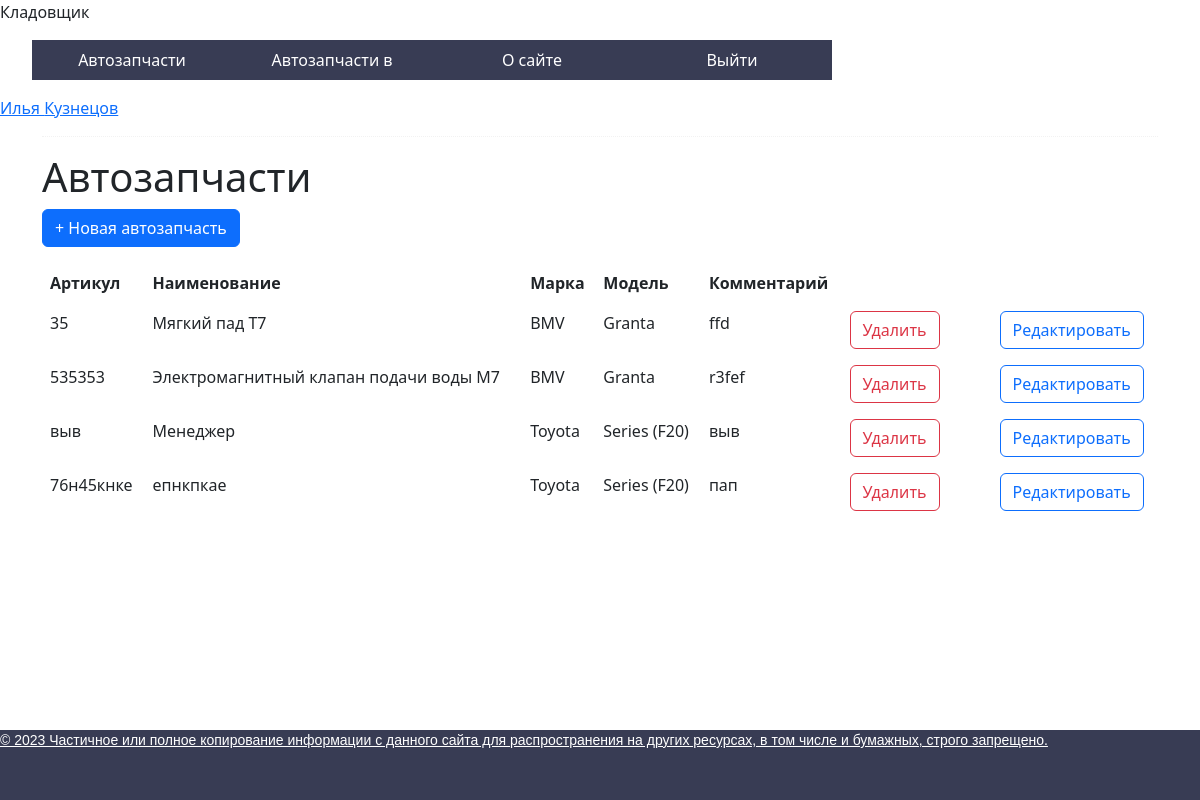
/storekeeper/auto_parts/ (signed in), run on the app's committed database.
### autodocapp/models.py (models this page shows, shortened)
class CustomUser(AbstractUser):
    ROLES = (
        ('administrator', "Администратор"),
        ('manager', "Менеджер"),
        ('storekeeper', "Кладовщик"),
        ('salesman', "Продавец"),
        ('director', "Директор")
    )
    surname = models.CharField(max_length=30, verbose_name='Фамилия')
    last_name = models.CharField(max_length=30, verbose_name='Отчество')
    birth_date = models.DateField(verbose_name='Дата рождения', null=True)
    photo = models.ImageField(upload_to="photos/%Y/%m/%d/", verbose_name='Фотография')
    role = models.CharField(default='salesman', max_length=50, choices=ROLES, verbose_name='Роль')

class AutoParts (models.Model):
    vendor_code = models.CharField(max_length=20, verbose_name='Артикул')
    name = models.CharField(max_length=20, verbose_name='Наименование')
    id_brand_and_models = models.ForeignKey('BrandsAndModels', on_delete=models.PROTECT, verbose_name='Автомобиль')
    id_manufacturer = models.ForeignKey('Manufacturers', on_delete=models.PROTECT, verbose_name='Производитель')
    comment = models.TextField(verbose_name='Комментарий')

class BrandsAndModels (models.Model):
    id_brand = models.ForeignKey('Brands', on_delete=models.CASCADE, verbose_name='Марка автомобиля')
    id_model = models.ForeignKey('Models', on_delete=models.CASCADE, verbose_name='Модель')

class Brands(models.Model):
    brand = models.CharField(max_length=50, verbose_name='Марка автозапчасти')
    def __str__(self):
        return self.brand

class Models (models.Model):
    model = models.CharField(max_length=50, verbose_name='Модель марки')
    def __str__(self):
        return self.model

### autodocapp/views/storekeeper/auto_parts.py (the view)
def PrintAutoParts(request):
    if request.user.is_authenticated:
        role = CheckRole(request)
        brands_and_models = BrandsAndModels.objects.all()
        brands = Brands.objects.all()
        models = Models.objects.all()
        manufacturers = Manufacturers.objects.all()
        auto_parts = AutoParts.objects.all()
        context = {
            'role': role,
            'title': 'Список автозапчастей',
            'brands_and_models': brands_and_models,
            'brands': brands,
            'models': models,
            'manufacturers': manufacturers,
            'auto_parts': auto_parts
        }
        return render(request, 'autodocapp/auto_parts.html', context)
    else:
        return redirect('authorization')

### autodocapp/views/__init__.py (called while the page is built)
def CheckRole(request):
    user = request.user
    role = dict(CustomUser.ROLES).get(user.role)
    return role

### autodocapp/templates/autodocapp/auto_parts.html (shortened to what this page needs)
{% extends 'autodocapp/base.html' %}
{% block content %}
<div class="container">
    <div class="col-md-12 well">
        <hr style="border-top:1px dotted #ccc;"/>
        <h1 class="page-header">Автозапчасти</h1>
        <p>
            <button class="btn btn-primary js-create" type="button">
                + Новая автозапчасть
            </button>
        </p>
        <table class="table table-borderless table-hover" id="table">
            <thead>
            <tr>
                <th scope="col">Артикул</th>
                <th scope="col">Наименование</th>
                <th scope="col">Марка</th>
                <th scope="col">Модель</th>
                <th scope="col">Комментарий</th>
            </tr>
            </thead>
            <tbody>
            {% for record in auto_parts %}
            <tr class="record">
                <td>{{record.vendor_code}}</td>
                <td>{{record.name}}</td>
                <td id="{{ record.id_brand_and_models.id_brand.id }}">{{record.id_brand_and_models.id_brand}}</td>
                <td id="{{ record.id_brand_and_models.id_model.id }}">{{record.id_brand_and_models.id_model}}</td>
                <td>{{record.comment}}</td>
                <td style="width: 150px">
                    <a class="btn_delete_record btn-outline-danger" href="{% url 'delete_brand_and_model' record.id %}">
                        <button class="btn btn-outline-danger">Удалить</button>
                    </a>
                </td>
                <td>
                    <a class="BthEditBrandAndModel btn-outline-primary"
                       href="{% url 'edit_brand_and_model' record.id %}">
                        <button class="btn btn-outline-primary">Редактировать</button>
                    </a>
                </td>
            </tr>
            {% empty %}
            <tr>
                <td class="text-center" colspan="8">Нет автозапчастей</td>
            </tr>
            {% endfor %}
            </tbody>
        </table>
    </div>
</div>
{% endblock %}

### autodocapp/templates/autodocapp/base.html (shortened to what this page needs)
{% load static %}
<!DOCTYPE html>
<html lang="en">
<head>
    <link  href="{% static 'autodocapp/css/styles.css' %}" rel="stylesheet">
    <link  href="{% static 'bootstrap/css/bootstrap.min.css' %}" rel="stylesheet">
</head>
<body>
{% if role == 'Администратор' %}
    <p>Администратор</p>
    <ul class="menu">
        <li><a href="">Автозапчасти</a></li>
        <li><a href="">Автозапчасти в магазине</a></li>
        <li><a href="">О сайте</a></li>
        <li><a href="{% url 'logout' %}">Выйти</a></li>
    </ul>
{% elif role == 'Кладовщик' %}
<p>Кладовщик</p>
    <ul class="menu">
        <li><a href="{% url 'auto_parts' %}">Автозапчасти</a></li>
        <li><a href="">Автозапчасти в магазине</a></li>
        <li><a href="">О сайте</a></li>
        <li><a href="{% url 'logout' %}">Выйти</a></li>
    </ul>
{% endif %}
<a href="">{{ user.first_name }} {{ user.surname }}</a>
{% block content %}
{% endblock %}
<div id="footer">
    <p>&copy; 2023 Частичное или полное копирование информации с данного сайта для распространения на других ресурсах, в том числе и бумажных, строго запрещено.</p>
</div>
</body>
</html>

### autodocapp/static/autodocapp/css/styles.css (style rules this page uses)
.menu { display: flex; }
.menu li { width: 200px; list-style: none; background: #383c54; position: relative; }
.menu a { color: #fff; text-decoration: none; display: block; text-align: center; padding: 0 10px; height: 40px; line-height: 40px; transition: all .5s; }
#footer { background: #383c54; color: #aaa; font-size: 14px; font-family: Verdana, Geneva, Arial, Helvetica; text-align: left; overflow: hidden; position:fixed; right:0; bottom:0; width:100%; height: 70px; }
#footer p { text-decoration: underline; color: #fff; }
.container { background-color: #FFFFFF; }

### data on the page
CustomUser: first_name "Илья", surname "Кузнецов"
AutoParts: vendor_code "35", name "Мягкий пад Т7", id_brand_and_models.id_brand "BMV", id_brand_and_models.id_model "Granta", comment "ffd"
AutoParts: vendor_code "535353", name "Электромагнитный клапан подачи воды М7", id_brand_and_models.id_brand "BMV", id_brand_and_models.id_model "Granta", comment "r3fef"
AutoParts: vendor_code "выв", name "Менеджер", id_brand_and_models.id_brand "Toyota", id_brand_and_models.id_model "Series (F20)", comment "выв"
AutoParts: vendor_code "76н45кнке", name "епнкпкае", id_brand_and_models.id_brand "Toyota", id_brand_and_models.id_model "Series (F20)", comment "пап"
